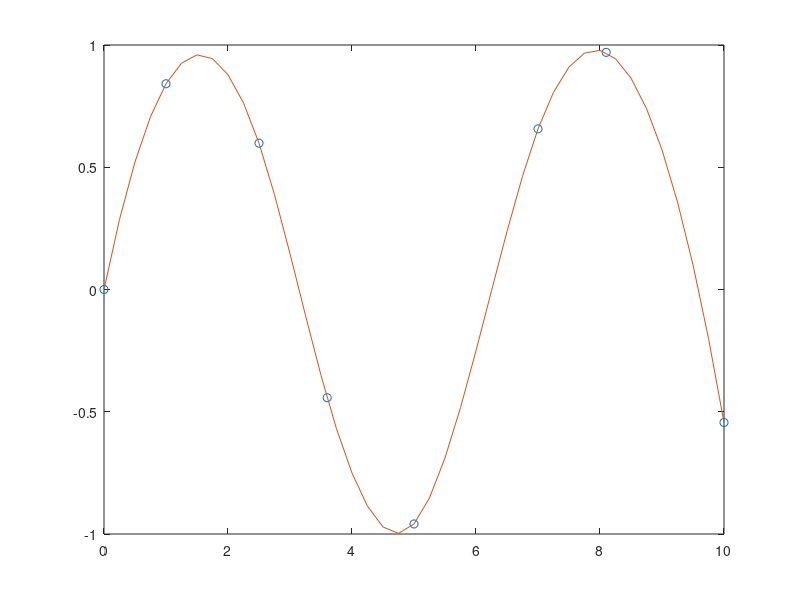

Write the MATLAB code that produced this figure.
addpath(pwd)

%x = [0 1];
%y = [2 0];
%xx = linspace(0,6,121);
%plot(xx,csapi(x,y,xx),'k-',x,y,'ro')
%title('Interpolant to Two Points')

x = [0 1 2.5 3.6 5 7 8.1 10];
y = sin(x);
xx = 0:.25:10;
yy = spline(x,y,xx);
plot(x,y,'o',xx,yy)

pause
